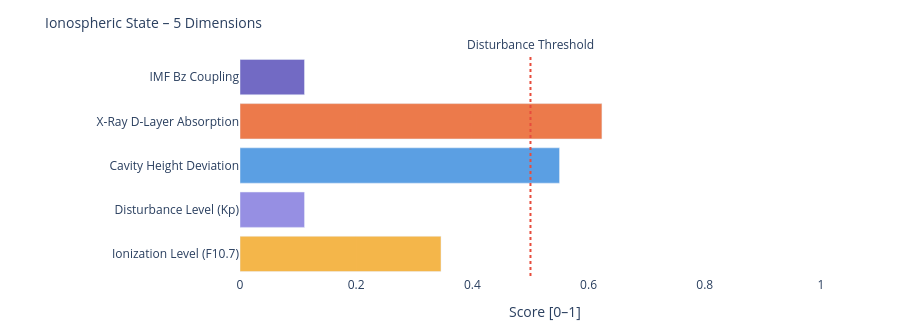

Source (notebook cell):
### Markdown cell above
---
### 📐 Systemic Insight: Geometric Cavity vs. Real Schumann Resonance

**Relevant for:** Layer 6 = delta analysis &nbsp;|&nbsp; Layer 7 = feature vector / system interpretation

A cavity height change from 80 km to 70 km shifts the **idealized geometric frequencies** only minimally:

| Modus | Aktuell | Referenz | Δ |
|-------|---------|----------|---|
| SR-1 | 10.4762 Hz | 10.4599 Hz | +16 mHz |
| SR-2 | 18.1452 Hz | 18.1171 Hz | +28 mHz |
| SR-3 | 25.6612 Hz | 25.6215 Hz | +40 mHz |
| SR-4 | 33.1285 Hz | 33.0772 Hz | +51 mHz |

The geometric effect is limited because 10 km is very small compared to Earth's radius (~6371 km).

**Consequence:** Real Schumann deviations are likely driven more strongly by **conductivity, damping, day/night structure, lightning distribution and source geometry** than by pure cavity height.

---

**Layer 6 compares:**
```
geometric Δ from Layer 4  vs.  observed Δ from real Schumann measurement data
```

**Layer 7 Feature:**
```
If real Δ >> geometric Δ  →  non-geometric factors dominant
```

### Code cell
# ============================================================
# IONOSPHERIC STATE – Summary gauge
# Five dimensions: ionization, disturbance, cavity height, X-Ray, Bz coupling
# ============================================================

def norm(v, lo, hi):
    if v is None: return None
    return round(max(0.0, min(1.0, (v - lo) / (hi - lo))), 3)

# Ionization level (F10.7 → F2-Layer)
ioniz = norm(f107_val, 60, 250)

# Disturbance level (Kp → E/F-Layer irregularities)
disturb = norm(kp_val, 0, 9)

# Cavity height deviation from reference (80 km)
h_dev = norm(abs(h_eff - 80), 0, 20)

# X-Ray ionization (D-Layer absorption)
xray_ioniz = None
if xray_now is not None:
    xray_ioniz = norm(math.log10(max(xray_now, 1e-9)) + 9, 0, 5)

# Bz coupling (southward Bz → stronger magnetosphere-ionosphere coupling)
bz_coupling = norm(-(bz_now or 0), -5, 30) if bz_now is not None else None

dims = [
    ('Ionization Level (F10.7)',    ioniz,      '#F2A623'),
    ('Disturbance Level (Kp)',      disturb,    '#7F77DD'),
    ('Cavity Height Deviation',     h_dev,      '#378ADD'),
    ('X-Ray D-Layer Absorption',    xray_ioniz, '#E85D24'),
    ('IMF Bz Coupling',             bz_coupling,'#534AB7'),
]

fig = go.Figure()
for name, val, col in dims:
    if val is not None:
        h = int(val * 20)
        bar = '█' * h + '░' * (20 - h)
        label = f'{name}:  {bar}  {val:.3f}'
    else:
        label = f'{name}:  {"─" * 20}  n/a'
    fig.add_trace(go.Bar(
        x=[val if val is not None else 0],
        y=[name],
        orientation='h',
        marker_color=col, opacity=0.82,
        showlegend=False
    ))

fig.add_vline(x=0.5, line_dash='dot', line_color='#e74c3c',
              annotation_text='Disturbance Threshold', annotation_position='top')
fig.update_layout(
    title=dict(text='Ionospheric State – 5 Dimensions', font=dict(size=14)),
    xaxis=dict(title='Score [0–1]', range=[0, 1.05]),
    height=330, plot_bgcolor='rgba(0,0,0,0)', paper_bgcolor='rgba(0,0,0,0)',
    margin=dict(l=240, r=50, t=55, b=40)
)
fig.show()

print(f'\nIonospheric state:')
for name, val, _ in dims:
    print(f'  {name:<35} {val:.3f}' if val is not None else f'  {name:<35} n/a')

### Figure 1 — Plotly figure (JSON) as saved in the notebook; plotly's stock layout.template omitted (floating-point values rounded to 4 significant figures)
{"data": [{"marker": {"color": "#F2A623"}, "opacity": 0.82, "orientation": "h", "showlegend": false, "type": "bar", "x": [0.346], "y": ["Ionization Level (F10.7)"]}, {"marker": {"color": "#7F77DD"}, "opacity": 0.82, "orientation": "h", "showlegend": false, "type": "bar", "x": [0.111], "y": ["Disturbance Level (Kp)"]}, {"marker": {"color": "#378ADD"}, "opacity": 0.82, "orientation": "h", "showlegend": false, "type": "bar", "x": [0.55], "y": ["Cavity Height Deviation"]}, {"marker": {"color": "#E85D24"}, "opacity": 0.82, "orientation": "h", "showlegend": false, "type": "bar", "x": [0.623], "y": ["X-Ray D-Layer Absorption"]}, {"marker": {"color": "#534AB7"}, "opacity": 0.82, "orientation": "h", "showlegend": false, "type": "bar", "x": [0.111], "y": ["IMF Bz Coupling"]}], "layout": {"annotations": [{"showarrow": false, "text": "Disturbance Threshold", "x": 0.5, "xanchor": "center", "xref": "x", "y": 1, "yanchor": "bottom", "yref": "y domain"}], "height": 330, "margin": {"b": 40, "l": 240, "r": 50, "t": 55}, "paper_bgcolor": "rgba(0,0,0,0)", "plot_bgcolor": "rgba(0,0,0,0)", "shapes": [{"line": {"color": "#e74c3c", "dash": "dot"}, "type": "line", "x0": 0.5, "x1": 0.5, "xref": "x", "y0": 0, "y1": 1, "yref": "y domain"}], "title": {"font": {"size": 14}, "text": "Ionospheric State – 5 Dimensions"}, "xaxis": {"range": [0, 1.05], "title": {"text": "Score [0–1]"}}}}
